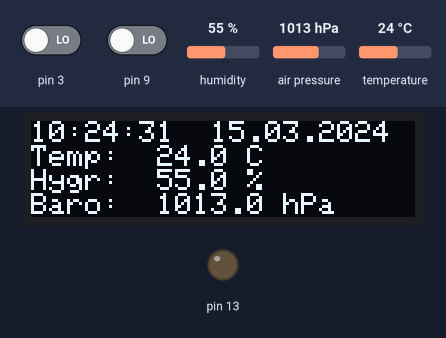
This sketch was run on a simulated Arduino Uno, built with avr-gcc and run on an emulated ATmega328P. Parts: 128×32 one-colour display, output pins drawn as LEDs (lit = HIGH). The inputs (shaded band) are chosen by the test bench; at power-on: pin 3 LOW, pin 9 LOW, humidity 55 %, air pressure 1013 hPa, temperature 24 °C. The local clock reads 2024-03-15 10:24:30 at power-on unless the sketch sets it; EEPROM starts erased; pins used as bus, display or sensor lines are not drawn.

Above: at 1.2 s.
1.3 s: pin 3 driven HIGH
At 3.9 s:
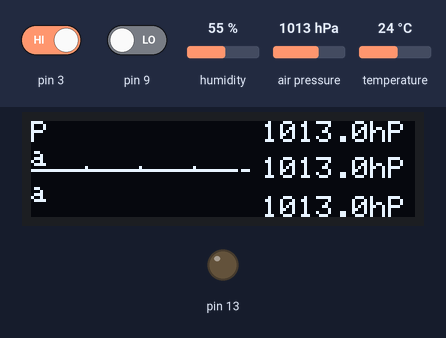
4.0 s: pin 9 driven HIGH
7.0 s: pin 3 driven LOW
At 7.81 s:
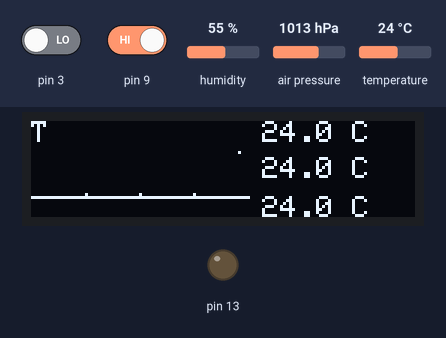
8.8 s: humidity set to 22 %
At 11.2 s:
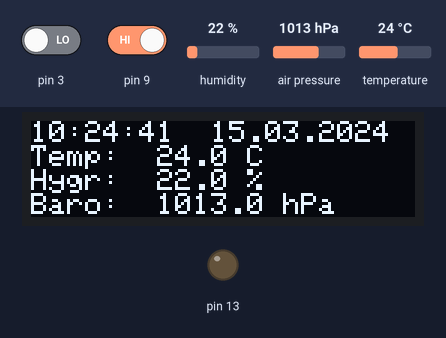
11.8 s: air pressure set to 952 hPa
14.8 s: temperature set to 12 °C
At 17.47 s:
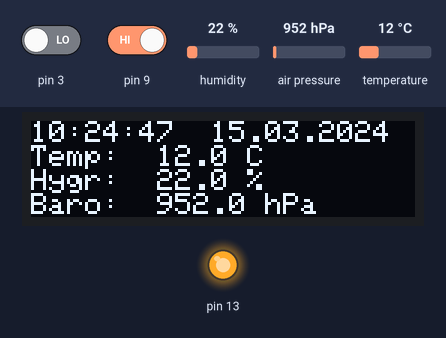
Timing chart, 0 to 18.8 s (numbered marks = the images above; inputs shaded):
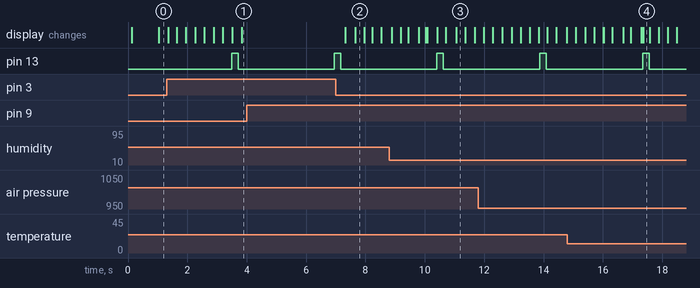

The sketch:

main.ino
```cpp
#include "bme_sensor.h"

Adafruit_SSD1306 display(SCREEN_WIDTH, SCREEN_HEIGHT, &Wire, OLED_RESET);
RTC_DS3231 rtc;
Adafruit_BME280 bme;

void setup() {

  Wire.begin();
  setupPins();
  setupPeripherie(display, rtc, bme);

  for (uint8_t i = 0; i < numberOfMeassurements; ++i) {

    fill_arrays(bme, tempsforMittelwert, humidsforMittelwert, pressuresforMittelwert, i);
  }
  mittelwerte_berechnen(T, H, P, tempsforMittelwert, humidsforMittelwert, pressuresforMittelwert, numberOfMeassurements);

  timer = button_timer = meassure_timer = millis();

  if (loadMeasurementsFromEEPROM()) {
    #if DEBUG
    Serial.println(F("EEPROM: Messdaten geladen."));
    #endif
  } else {
    #if DEBUG
    Serial.println(F("EEPROM: Keine gültigen Messdaten – Arrays bleiben wie initialisiert."));
    #endif
  }
  DateTime setup_now = rtc.now();
  temp_messungen[setup_now.hour()] = T;
  humid_messungen[setup_now.hour()] = H;
  baro_messungen[setup_now.hour()] = P;
}


void loop() {
  DateTime right_now = rtc.now();
  CheckZeitumstellung(rtc, right_now);
  doMeasurements(bme);

  if (old_minute != right_now.minute()){
    old_minute = right_now.minute();
    hourlyMittelwertTemp  += T;
    hourlyMittelwertHygro += H;
    hourlyMittelwertBaro  += P;
    hourlyMittelwertCounter++;
  }

  // Nur zur vollen Stunde ins Array (deine Vorgabe bleibt)
  if ((int)right_now.hour() != old_hour) {
    if (old_hour == old_hour_default) {
      // 1) Beim allerersten Tick nach dem Boot: Baseline auf aktuelle Stunde setzen...
      old_hour = (int)right_now.hour();
      //    ...und jetzt gezielt den *aktuellen* Slot primen:
      saveHourlyMeasurements(old_hour, right_now,
                             temp_messungen, humid_messungen, baro_messungen,
                             hourlyMittelwertTemp, hourlyMittelwertHygro, hourlyMittelwertBaro);
      // old_hour bleibt = aktuelle Stunde (saveHourlyMeasurements setzt old_hour ohnehin auf right_now.hour())
    } else {
      // 2) Später, beim echten Stundenwechsel:
      //    Vorige Stunde finalisieren (schreibt in Index = alter Wert von old_hour)
      saveHourlyMeasurements(old_hour, right_now,
                             temp_messungen, humid_messungen, baro_messungen,
                             hourlyMittelwertTemp, hourlyMittelwertHygro, hourlyMittelwertBaro);
      // saveHourlyMeasurements setzt old_hour danach auf die *neue* aktuelle Stunde
    }
  }

  //getTimeAndDateString(time_now_string, date_now_string, right_now);
  getTimeAndDateString(timeBuf, sizeof(timeBuf), dateBuf, sizeof(dateBuf), right_now);

  display.clearDisplay();
  display.setCursor(0, 0);

  uint8_t start = (right_now.hour() + 1) % array_len;
  if (start < 0) start += array_len;

  switch (displaymode) {
    case 0:
      {
        printTimeDateMeasurements(display, timeBuf, dateBuf, T, H, P);
        break;
      }

    case 1: {
        display.print(F("T"));
        //DateTime now = rtc.now();
        const int16_t T_MIN = -10;
        const int16_t T_MAX =  40;
        drawAxeY(SCREEN_HEIGHT - 1 - (int)round((0 - T_MIN) * (SCREEN_HEIGHT - 1) / (T_MAX - T_MIN)),display);
        //drawGraph(temp_messungen, display, start, F(" C"), T_MIN, T_MAX);


        for (uint8_t i = 0; i < array_len; ++i) {
          int idx = (start + i) % array_len;
          if (idx < 0) idx += array_len;
          int16_t raw = temp_messungen[idx];
          if (raw == -1) continue; // nur echte Messwerte plotten
          float v = int16_tToFloat(raw);


          if (v < T_MIN) v = T_MIN;
          if (v > T_MAX) v = T_MAX;

          int y = SCREEN_HEIGHT - 1 - (int)round((v - T_MIN) * (SCREEN_HEIGHT - 1) / (T_MAX - T_MIN));
          int x = i * 3;
          if (x >= 0 && x < SCREEN_WIDTH && y >= 0 && y < SCREEN_HEIGHT) {
            display.drawPixel(x, y, SSD1306_INVERSE);
          }
        }

        float max_temp = 0.0f;
        float min_temp = 50.0f;
        float durchschnitt = 0.f;
        int divisor = 0;
        for (int i = 0; i < array_len; ++i) {
          int16_t raw_dog = temp_messungen[i];
          if (raw_dog == -1) continue;
          float current_temp_mess = int16_tToFloat(raw_dog);
          durchschnitt += current_temp_mess;
          divisor++;
          if (current_temp_mess > max_temp) max_temp = current_temp_mess;
          if (current_temp_mess < min_temp) min_temp = current_temp_mess;
        }
        if (divisor>0){
          durchschnitt /= divisor;
        }

        // Für die Ausgabe in ×10 umrechnen:
        int16_t max_temp10 = (int16_t)round(max_temp * 10.0f);
        int16_t avg_temp10 = (int16_t)round(durchschnitt * 10.0f);
        int16_t min_temp10 = (int16_t)round(min_temp * 10.0f);

        display.setCursor(xMax + 5, 0);
        printFixed10(display, max_temp10);
        display.print(F(" C"));

        display.setCursor(xMax + 5, 12);
        printFixed10(display, avg_temp10);
        display.println(F(" C"));

        display.setCursor(xMax + 5, 25);
        printFixed10(display, min_temp10);
        display.println(F(" C"));
        break;
      }

    case 2:
      {
        display.println("H");
        drawAxeY(SCREEN_HEIGHT / 2, display); //Nulllinie
        drawGraph(humid_messungen, display, start, F(" %"), 32000, -32000);
        break;
      }
    case 3: {
        display.print(F("P"));
        drawAxeY(SCREEN_HEIGHT / 2, display); //Nulllinie
        drawGraph(baro_messungen, display, start, F("hPa"), 32000, -32000);
        break;
      }
  }

  display.display();

  if (millis() - button_timer > WAIT_TIME_BUTTON) {
    handleButtonInput();
  }


  if (millis() - timer > WAIT_TIME) {
    displaymode = displaymode < numberofdisplaymodes ? displaymode + 1 : 0;
    timer = millis();
  }
}
```

Source omitted: bme_sensor.cpp (17661 bytes), bme_sensor.h (17620 bytes)

Measured:
- after the input at 1.3 s, the display: changes after 0.05 s (image 1)
- after the input at 7.0 s, the display: first changes after 0.31 s (image 2 shows a later state)
